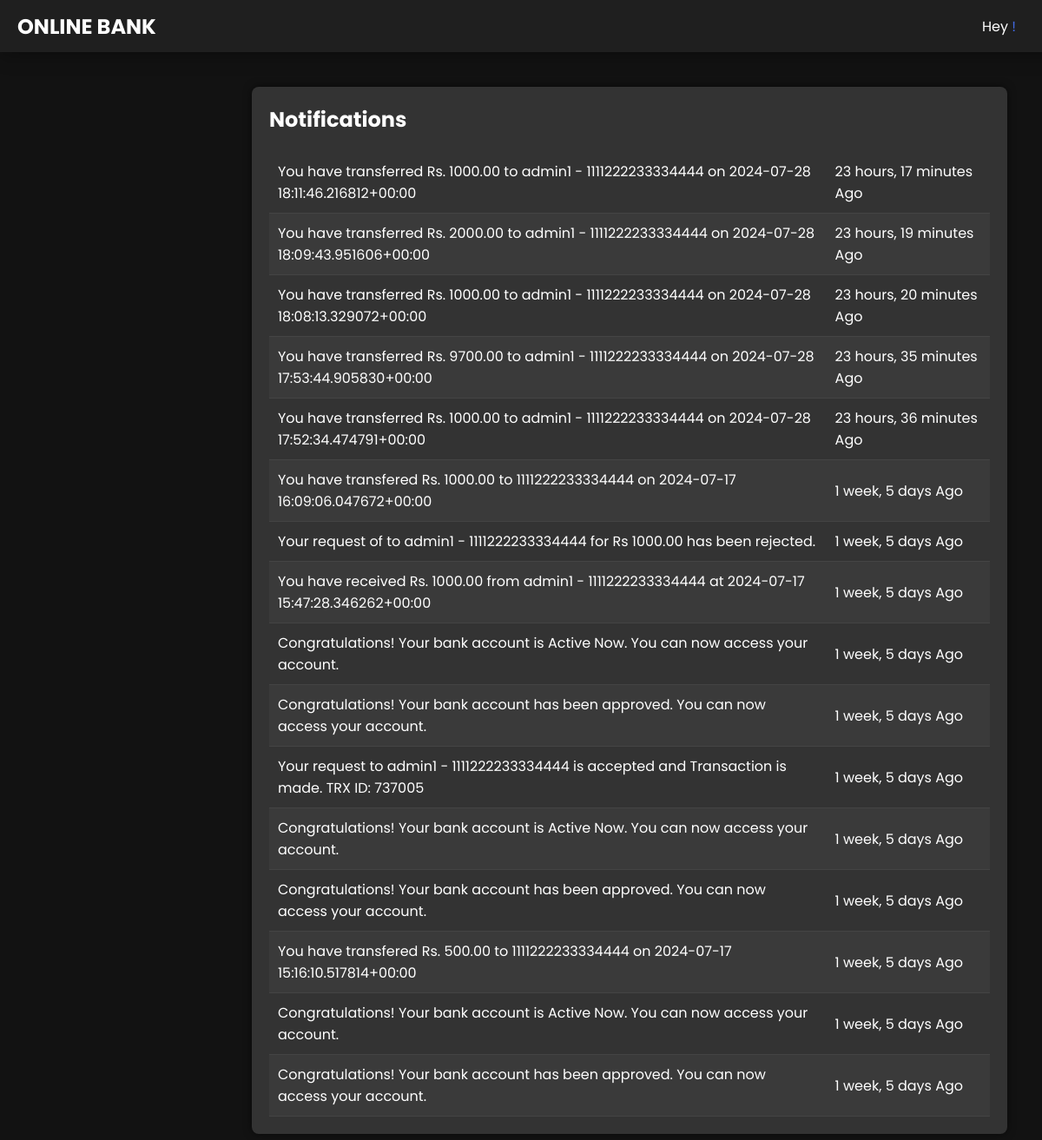
Page /notifications/1111738289009163/ on the committed database.
### bankaccount/models.py (models this page shows, shortened)
class Notifications(models.Model):
    user = models.ForeignKey(BankAccount, on_delete=models.CASCADE, related_name='notifications')
    content = models.CharField(max_length=500)  # Fixed typo
    timestamp = models.DateTimeField(auto_now=True)
    is_seen = models.BooleanField(default=False)

### core/views.py (the view)
# urls.py: path('notifications/<account_number>/', views.notifications , name='notifications'),
def notifications(request, account_number):
    context = {}
    context['bank_account_created'] = True
    bank_account = BankAccount.objects.get(account_number=account_number)
    context['bank_account'] = bank_account
    notifications_qs = bank_account.notifications.all()
    context['qs'] = notifications_qs.order_by('-id')
    return render(request, 'notifications.html', context)

### templates/notifications.html (shortened to what this page needs)
{% extends 'base.html' %}
{% load static %}
{% load humanize %}
{% block content %}
    <div class="dashboard-container">
        <div class="transaction-history">
            <h2>Notifications</h2>
            <table>
                <tbody>
                    {% for item in qs %}
                    <tr>
                        <td>{{ item.content | slice:"0:100" }}</td>
                        <td>{{ item.timestamp | timesince }} Ago</td>
                    </tr>
                    {% empty %}
                    <tr>
                        <td style="text-align: center;" colspan="6">No Notifications</td>
                    </tr>
                    {% endfor %}
                </tbody>
            </table>
        </div>
    </div>
{% endblock %}

### templates/base.html (shortened to what this page needs)
{% load static %}
<!DOCTYPE html>
<html lang="en">
<head>
    <link rel="stylesheet" href="{% static 'css/home.css' %}">
    <link rel="stylesheet" href="https://cdnjs.cloudflare.com/ajax/libs/font-awesome/6.0.0-beta3/css/all.min.css">
</head>
<body>
    <div class="navbar">
        <h2><a style="color: white;" href="{% url 'core:dashboard' %}">ONLINE BANK</a></h2>
        <div>
            <p>Hey <a href="" style="color: royalblue;">{{ request.user.username }}!</a></p>
        </div>
    </div>
    <div class="container">
        <main class="content">
            {% block content %}
            {% endblock content %}
        </main>
    </div>
</body>
</html>

### static/css/home.css (style rules this page uses)
* { font-family: poppins; }
a { text-decoration: none; text-align: center; }
body { margin: 0; font-family: poppins, sans-serif; background-color: #121212; color: #ffffff; }
.navbar { display: flex; justify-content: space-between; align-items: center; padding: 0 20px; background-color: #1f1f1f; box-shadow: 2px 2px 20px 2px rgba(0, 0, 0, 0.304) !important; height: 60px; position: fixed; top: 0; width: 100%; z-index: 3; }
.navbar > div { margin-right: 50px; display: flex; flex-direction: row-reverse; justify-content: end; }
.container { display: flex; height: 100vh; margin-top: 60px; }
.content { margin-left: 250px; padding: 20px; flex: 1; transition: margin-left 0.3s ease; }
.dashboard-container { max-width: 100%; margin: auto; padding: 20px; }
.transaction-history { background-color: #333333; padding: 20px; border-radius: 8px; box-shadow: 0 0 10px rgba(0, 0, 0, 0.5); }
.transaction-history h2 { margin-top: 0; margin-bottom: 20px; }
.transaction-history table { width: 100%; border-collapse: collapse; }
.transaction-history th, .transaction-history td { padding: 10px; text-align: left; border-bottom: 1px solid #444444; }
.transaction-history tbody tr:nth-child(even) { background-color: #3a3a3a; }
.table .success > th, td { max-width: 50%; padding: 10px; text-align: left; border: none; }

### rows in the picture
Notifications: content "You have transferred Rs. 1000.00 to admin1 - 1111222233334444 on 2024-07-28 18:11:46.216812+00:00", timestamp "23 hours, 17 minutes"
Notifications: content "You have transferred Rs. 2000.00 to admin1 - 1111222233334444 on 2024-07-28 18:09:43.951606+00:00", timestamp "23 hours, 19 minutes"
Notifications: content "You have transferred Rs. 1000.00 to admin1 - 1111222233334444 on 2024-07-28 18:08:13.329072+00:00", timestamp "23 hours, 20 minutes"
Notifications: content "You have transferred Rs. 9700.00 to admin1 - 1111222233334444 on 2024-07-28 17:53:44.905830+00:00", timestamp "23 hours, 35 minutes"
Notifications: content "You have transferred Rs. 1000.00 to admin1 - 1111222233334444 on 2024-07-28 17:52:34.474791+00:00", timestamp "23 hours, 36 minutes"
Notifications: content "You have transfered Rs. 1000.00 to 1111222233334444 on 2024-07-17 16:09:06.047672+00:00", timestamp "1 week, 5 days"
Notifications: content "Your request of to admin1 - 1111222233334444 for Rs 1000.00 has been rejected.", timestamp "1 week, 5 days"
Notifications: content "You have received Rs. 1000.00 from admin1 - 1111222233334444 at 2024-07-17 15:47:28.346262+00:00", timestamp "1 week, 5 days"
Notifications: content "Congratulations! Your bank account is Active Now. You can now access your account.", timestamp "1 week, 5 days"
Notifications: content "Congratulations! Your bank account has been approved. You can now access your account.", timestamp "1 week, 5 days"
Notifications: content "Your request to admin1 - 1111222233334444 is accepted and Transaction is made. TRX ID: 737005", timestamp "1 week, 5 days"
Notifications: content "Congratulations! Your bank account is Active Now. You can now access your account.", timestamp "1 week, 5 days"
Notifications: content "Congratulations! Your bank account has been approved. You can now access your account.", timestamp "1 week, 5 days"
Notifications: content "You have transfered Rs. 500.00 to 1111222233334444 on 2024-07-17 15:16:10.517814+00:00", timestamp "1 week, 5 days"
Notifications: content "Congratulations! Your bank account is Active Now. You can now access your account.", timestamp "1 week, 5 days"
Notifications: content "Congratulations! Your bank account has been approved. You can now access your account.", timestamp "1 week, 5 days"
